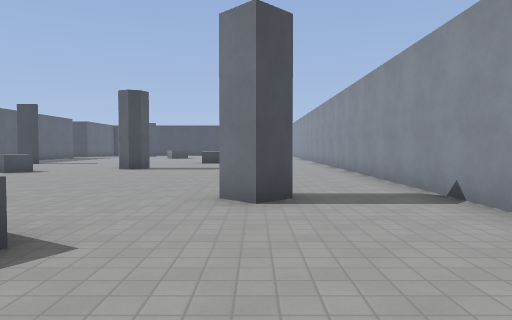
View 1 (above)

16 first-person views from a walk through a 3-D level made in the Godot game engine. The camera is 1.4 m above the floor, tilts 2° down and sees 70° across. The floor is counted in squares, 2 m on a side. Each view is taken from the middle of a square. On the plan, view 1 faces up. The plan holds only what a view shows up to about 11 squares ahead; the rest is blank. The place goes on beyond the plan. Surface patterns are stand-ins for the level's own textures.

View 2
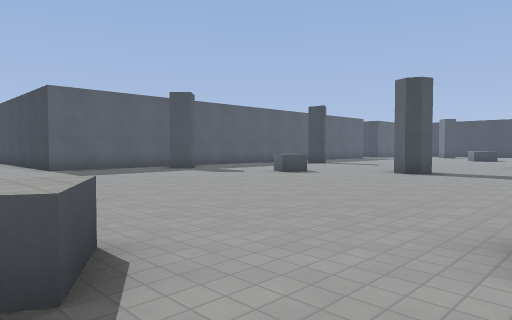

View 3
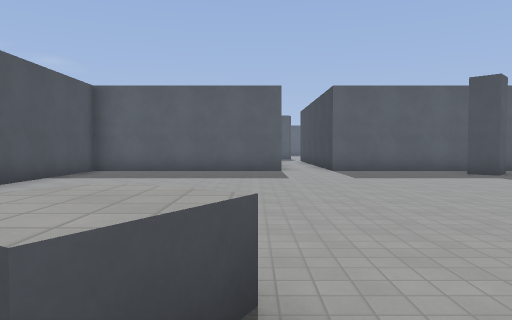

View 4
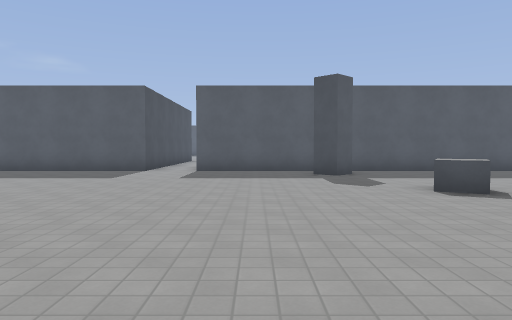

View 5
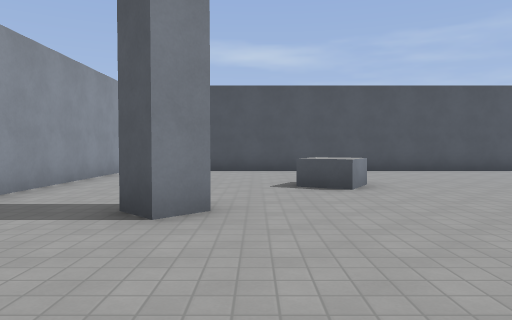

View 6
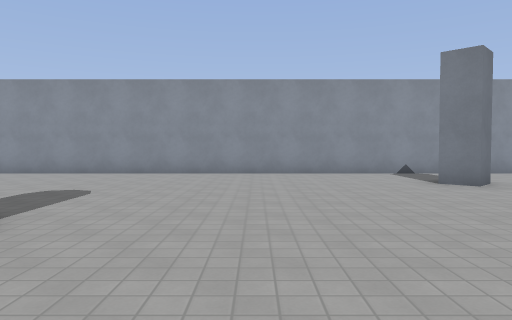

View 7
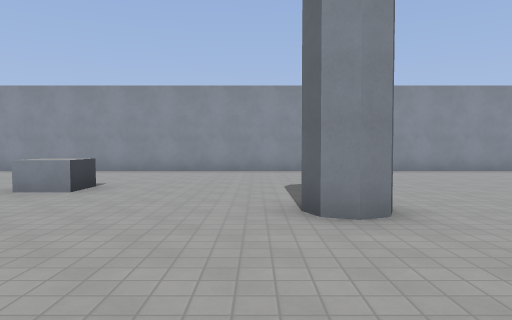

View 8
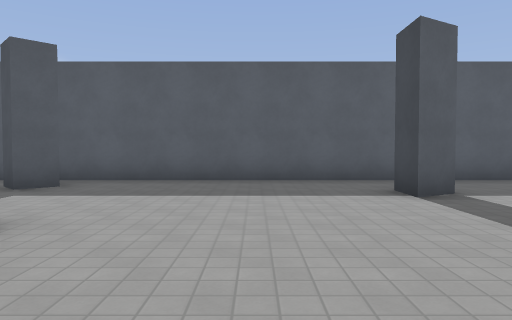

View 9
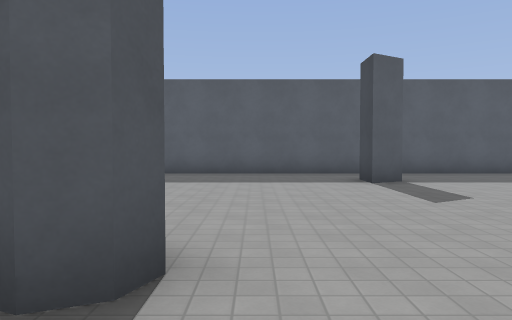

View 10
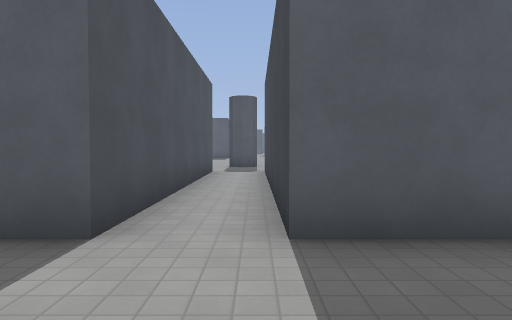

View 11
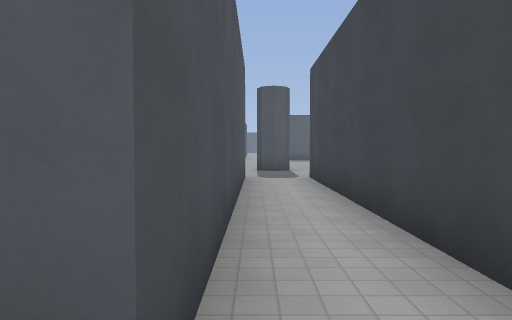

View 12
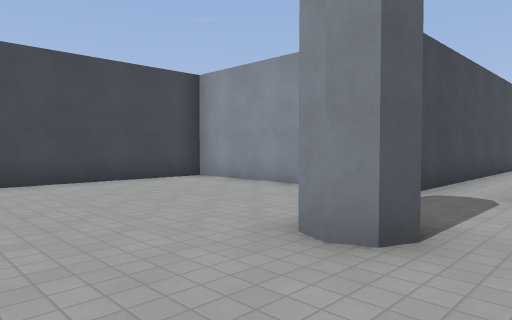

View 13
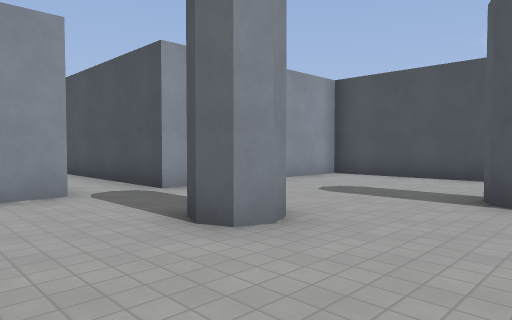

View 14
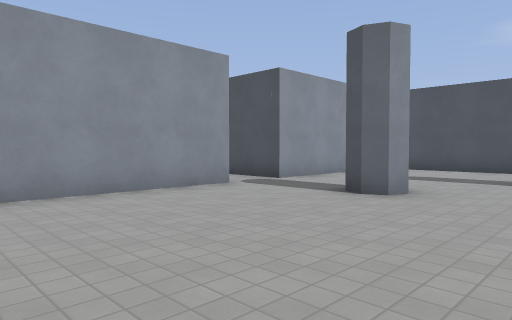

View 15
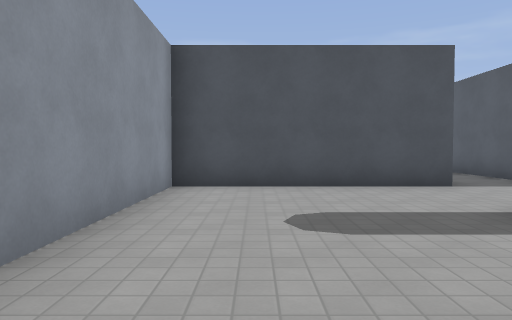

View 16
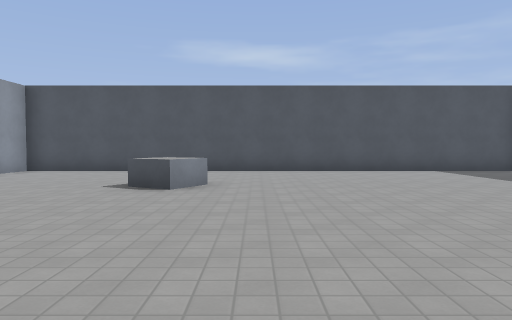

### Floor plan
Points are (right, up) in squares from view 1. A wall is a line through its corners. A room is listed if a view was taken in it or the views show most of it. See-through windows are left out.
Room 1 (views 1, 2, 3, 4, 5, 6, 7, 8, 9, 10, 11, 16)
walls: (-3.9, 11.5) (-4.4, 11.7); (-4.2, 12.6) (-3.6, 12.4) (-3.5, 12) (-3.6, 11.7) (-4.3, 11.4) (-4.5, 12) (-4.3, 12.5) (-4.1, 12.5); (-0.5, 5) (0, 5.5) (0.5, 5) (0, 4.5) (-0.5, 5); (-10.5, 9.5) (-10, 9) (-10.6, 8.4); (-11.7, 3.8) (-11.7, -1.7) (2.8, -1.7) (2.8, 17.5); (-9.5, 16) (-9.1, 15.3) (-10, 15.3); (-11.7, 17.5) (-11.7, 5.3)
low walls: (-6.3, 10.5) (-6.8, 9.8) (-7.4, 10.2); (-3.1, 2) (-2.6, 3) (-1.7, 2.5); (-1.4, 15.9) (-2.4, 15.9) (-2.4, 16.9)
ways out: opening at (-12, 4.5) to room 2; gap at (-11, 9)
Room 2 (views 12, 13, 14, 15)
walls: (-22.2, 4) (-22.6, 4.2) (-22.8, 4.5) (-22.6, 4.9) (-22.3, 5) (-21.9, 4.9) (-21.8, 4.5) (-21.9, 4.2); (-23.9, 2) (-23.7, 1.5); (-24.5, -1.5) (-19.5, -1.5) (-19.5, 3.8) (-11.7, 3.8); (-11.7, 5.3) (-19.5, 5.3) (-19.5, 10.5) (-23.8, 10.5)
ways out: opening at (-12, 4.5) to room 1; opening at (-25, -1)

Positions as (right, up) in squares from view 1, and headings:
1: (0, 0), facing up
2: (0, 2), facing up-left
3: (-1, 3), facing left
4: (-1, 7), facing left
5: (-1, 9), facing down
6: (-7, 9), facing right
7: (-8, 13), facing right
8: (-4, 13), facing left
9: (-2, 13), facing left
10: (-9, 5), facing left
11: (-11, 4), facing left
12: (-25, 3), facing up-right
13: (-25, 7), facing down-right
14: (-25, 10), facing down-right
15: (-21, 5), facing down
16: (-4, 9), facing down
